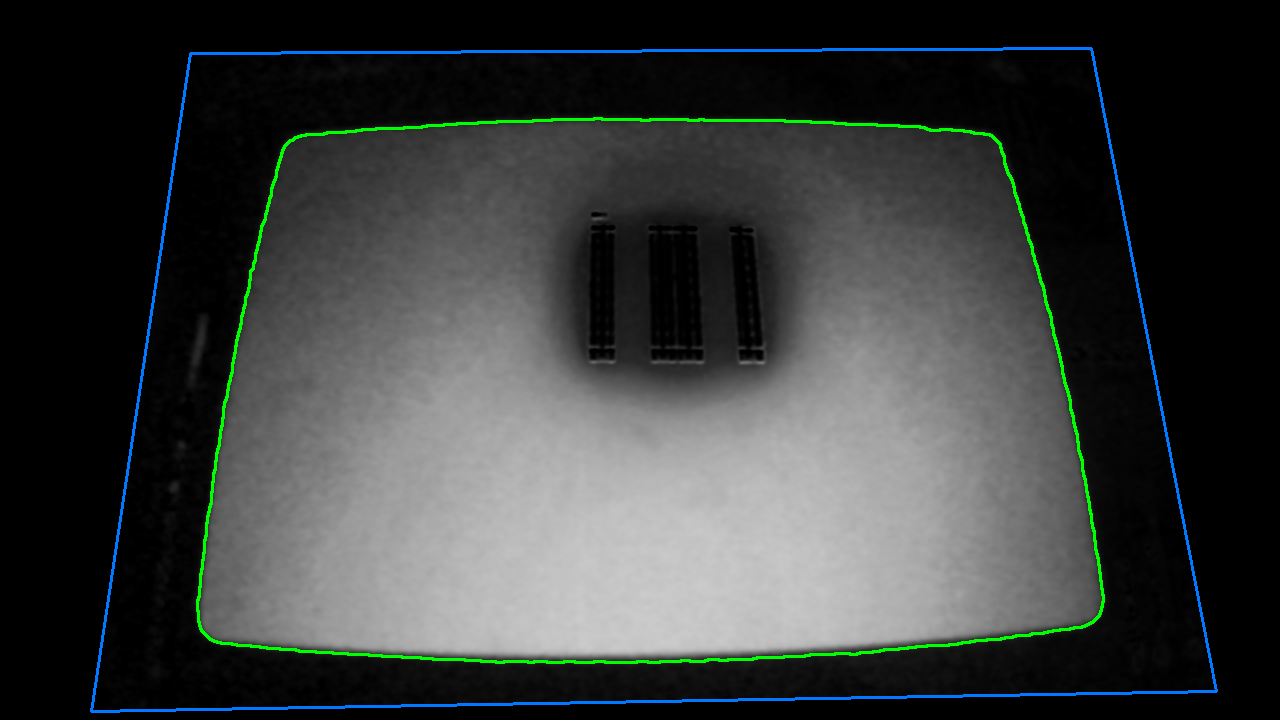
#> input picture People Manager/Low Fidelity/kalibratie_rand.png, 1280 x 720 px
$ python -i camera_bridge.py   (imports and definitions only)
#> lines starting #> are read from the running program, lines starting #| are printed output that depends on the picture; after the words box and inside, x2 and y2 are one past the last pixel; in counts of white or black regions, pixels touching at a corner belong together
import argparse
import asyncio
import json
import os
import sys
import threading
import time

import cv2
import numpy as np
import websockets

# ============================================================
# Configuration
# ============================================================
CAMERA_INDEX = 0
FRAME_WIDTH = 1280
FRAME_HEIGHT = 720
MIRROR_X = False          # True if left/right is swapped relative to the table
FLIP_Y = False            # True if top/bottom is swapped (camera mounted upside down)
SHOW_PREVIEW = True       # camera window + mask window for debugging

# Exposure: how much light the webcam collects. With automatic exposure the webcam
# brightens the image until the bright monitor and the chips clip to (almost) white,
# which destroys exactly the colors the detection needs. Manual exposure keeps them.
# Adjust live in the camera window with [ and ] (or - and +); the last values are
# saved in camera_settings.json and used on the next start.
EXPOSURE_AUTO = False     # True = let the webcam decide (old behavior)
EXPOSURE = -6             # Windows (DirectShow/MSMF): 2^EXPOSURE seconds; -6 = 1/64 s. Lower = darker
GAIN = 0                  # amplification; 0 = none (least noise). None = leave the webcam setting alone
BRIGHTNESS = 1.4          # fine adjustment in software (x1.0 .. x3.0, steps of 0.1 with , and .):
                          # between two exposure steps; safe because nothing is clipped at the sensor
SETTINGS_FILE = os.path.join(os.path.dirname(os.path.abspath(__file__)), "camera_settings.json")
CLIPPED_WARN = 0.05       # warn in the preview when more than 5% of the pixels are overexposed

HOST = "127.0.0.1"
PORT = 8765
SEND_HZ = 30              # maximum number of messages per second to the browser

# Original detection values for the white test object.
BRIGHTNESS_MIN = 200
SATURATION_MAX = 145
MIN_AREA = 3000
MAX_AREA = 150000
SOLIDITY_MIN = 0.70
# White blocks (a strip of paper): a wall in the game. People bump into it and walk
# around it, then continue in their own direction. Shape checks on the rotated rectangle,
# so a block may lie at any angle.
BLOCK_ASPECT_MAX = 8.0     # long side / short side
BLOCK_RECT_MIN = 0.75      # area / area of the rotated bounding rectangle (it must be rectangular)
BLOCK_CONTRAST_MIN = 40    # a block must be this much brighter (V, 0..255) than the screen right around it
BLOCK_CLIPPED_MAX = 0.30   # more overexposed pixels than this: a reflection of a lamp/window, not paper
CLIP_LEVEL = 245           # a pixel counts as overexposed from this value (some webcams top out below 255)
REFERENCE_DIFF_MIN = 35    # with a reference image (key B): a block must differ this much from the empty field
REFERENCE_FILE = os.path.join(os.path.dirname(os.path.abspath(__file__)), "camera_reference.png")

# Contours touching the edge of the camera frame are ignored.
# Cause of the "cursor stuck in a corner": a bright window, lamp, light wall or
# overexposed table edge at the frame border also passes the white filters and
# then wins as the largest candidate. An object on the table is fully in view.
REJECT_BORDER_TOUCHING = True
BORDER_MARGIN = 4         # pixels

# Detection profiles: one profile per color, each with one or more HSV ranges
# (OpenCV HSV: H 0..180, S 0..255, V 0..255).
# Phase 1 only uses the white test object. Colored LEGO profiles must be
# calibrated under your own lighting; the values below are only a starting
# point and are therefore disabled.
PROFILES = [
    {
        "color": "white",
        "ranges": [((0, 0, BRIGHTNESS_MIN), (180, SATURATION_MAX, 255))],
        "max_objects": 4,
    },
    # {"color": "red",    "ranges": [((0, 120, 70), (10, 255, 255)),
    #                                ((170, 120, 70), (180, 255, 255))], "max_objects": 4},
    # {"color": "blue",   "ranges": [((100, 120, 60), (130, 255, 255))], "max_objects": 4},
    # {"color": "yellow", "ranges": [((20, 120, 120), (35, 255, 255))], "max_objects": 4},
]

# Table -> canvas calibration (preparation for phase 2).
# None = the full camera frame is the play area.
# Otherwise four corner points in camera pixels, in this order:
# top-left, top-right, bottom-right, bottom-left (as on the canvas).
# Tip: click in the camera window; the pixel coordinates are printed in the terminal.
TABLE_CORNERS = None
# TABLE_CORNERS = [(212, 95), (1080, 102), (1105, 650), (190, 640)]

# ------------------------------------------------------------
# Physical chips (fiches)
# ------------------------------------------------------------
# Red chip with a yellow segment = "redirect": the yellow segment points in the new
# walking direction. Green chip = "split": splits the flow into two branches.
# HSV ranges measured on photos of the actual chips (red H 2-8, yellow H 19-28,
# green H 69-82) with margin. Click in the camera window to print the HSV value of
# a pixel and fine-tune these ranges for your own lighting.
CHIP_DETECTION = False
# ------------------------------------------------------------
# Zaklamp-pointer (rode cirkel, Wii-remote-stijl)
# ------------------------------------------------------------
# Eén ronde rode blob (LED, sticker, plastic schijf) stuurt de zaklamp in de
# zoekpuzzel. Geen geel segment nodig — anders dan de redirect-fiche.
# Klik in het cameravenster om HSV te tunen; de waarden hieronder zijn startpunten.
FLASHLIGHT_DETECTION = True
# Rood in OpenCV HSV — streng genoeg om huid/gezicht uit te sluiten, ruim genoeg
# voor een glanzend rood lippenstift-dopje. Huid heeft lage saturatie; plastic-rood niet.
# Klik in het cameravenster op het bolletje: terminal toont HSV=(h,s,v).
FLASH_RANGES = [
    ((0, 110, 70), (12, 255, 255)),     # fel rood (geen huid)
    ((168, 110, 70), (180, 255, 255)),  # diep rood
]
FLASH_MIN_RADIUS = 8       # px; klein dopje op afstand
FLASH_MAX_RADIUS = 70      # px; groter = hoofd/hand, geen dopje
FLASH_FILL_MIN = 0.45      # logo + glans laten gaten; niet te streng
FLASH_SURROUND_MAX = 0.35  # moet los staan van huid/achtergrond
FLASH_S_MEAN_MIN = 130     # gemiddelde saturatie in de cirkel: fel rood, geen huid
FLASH_TRACK_SMOOTH_S = 0.03
FLASH_HOLD_S = 0.35

# Red chip: first the whole warm chip (red, orange and yellow together) is found with
# low thresholds; then the yellow segment is the part that is clearly more yellow
# than the rest of that chip. This is relative, so it keeps working when the webcam
# makes the image darker, warmer (yellow turns orange) or less saturated.
WARM_RANGES = [((0, 0, 40), (40, 255, 255)), ((165, 0, 40), (180, 255, 255))]  # saturation: see below
# Minimum saturation of the warm chip, chosen per frame: the split (Otsu) between the
# vivid chip and duller warm surfaces such as wood, kept within these limits.
WARM_S_LIMITS = (40, 140)
RED_HUE_MAX = 16      # the red body (often orange-red under a webcam): hue at most this (OpenCV hue 0..180; 165..180 counts as just below 0)
HUE_GAP_MIN = 8       # the yellow segment must be at least this much more yellow than the body
GREEN_RANGES = [((55, 0, 40), (96, 255, 255))]  # wide: webcams shift green toward blue-green; saturation: see below
GREEN_S_LIMITS = (50, 140)  # per-frame minimum saturation of the green chip, like WARM_S_LIMITS

CHIP_MIN_RADIUS = 12       # px in the camera frame; print with --debug to tune
CHIP_MAX_RADIUS = 250      # px (a chip close to the camera is large)
CHIP_FILL_MIN = 0.60       # share of colored pixels inside the chip circle (rejects rings and outlines)
CHIP_SURROUND_MAX = 0.35   # max. share of the same color in the ring just outside the chip (rejects bars and areas)
RED_MIN_FRACTION = 0.35    # red share of the colored part of a red chip
YELLOW_FRACTION = (0.04, 0.55)  # yellow share of the colored part: present, but not the whole chip
GLARE_MAX = 0.75           # max. share of the chip hidden by glare (reflection on tape or plastic)
RED_VIVID_MIN = 0.25       # a red chip always shows at least this much truly vivid red, even with much glare
                           # (pale, light areas such as the cream tray cards do not)
HOLE_FILL_MAX = 0.50       # holes enclosed by a chip (glare, tape, printed text) are part of the chip,
                           # up to this share of its area; a thin ring (cursor ring) has a bigger hole
HULL_FILL_MIN = 0.35       # a blob bitten by glare at its edge is completed to its convex outline when it
                           # already fills this share of it
HULL_MIN_RADIUS = 20       # px; only chips this big get the glare completion (glare matters on big chips)
GLARE_BRIGHTNESS = 0.85    # glare is at least this bright relative to the chip color around it
CHIP_INSIDE_S_MIN = 60     # saturation limit used inside a found chip to split red and yellow
GLARE_S_MIN = 30           # glare on a chip keeps at least this much of its tint
GLARE_STREAK_MAX = 0.15    # a pure white glare streak is accepted up to this share of the chip
HULL_NEARLY_CONVEX = 0.90  # a blob filling this much of its convex outline is completed without further checks
CHIP_SIZE_RATIO_MIN = 0.6  # all chips are the same size: a circle much smaller than the biggest chip
                           # in view is a piece of a chip (or something else), not a chip
CHIP_SIZE_MEMORY_S = 30    # the chip size seen is remembered this long (also when no chip is in view)
CHIP_CLOSE_PX = 9          # closes gaps caused by reflections, tape and printed text
# Speed: once chips are known, detection runs on a reduced image that still gives the
# smallest known chip DETECT_RADIUS_PX pixels of radius. Without chips: full resolution.
DETECT_RADIUS_PX = 24
DETECT_SCALE_MIN = 0.35

# How many chips of each kind may be active at the same time (largest first).
CHIP_KINDS = {
    "redirect": {"color": "red", "max_objects": 4},
    "split": {"color": "green", "max_objects": 4},
}

# Stable recognition: a chip must be seen in a few consecutive frames before it
# counts, and stays active for a short while when it briefly disappears
# (hand over the chip, reflection), so it does not flicker in the game.
TRACK_CONFIRM_FRAMES = 3
TRACK_HOLD_S = 0.6           # seconds a confirmed chip survives without detection
TRACK_POS_SMOOTH_S = 0.05     # time constant of the position smoothing (seconds; lower = follows faster)
TRACK_HEADING_SMOOTH_S = 0.08 # time constant of the heading smoothing (seconds)

WINDOW_CAMERA = "People Manager - Camera"
WINDOW_MASK = "Detection Mask"


# ============================================================
# Camera capture in a dedicated thread
# ============================================================
class CameraReader:
    """Opens and reads the camera in one fixed thread.

    This keeps the asyncio loop free for the WebSocket, and processing always
    uses the newest frame (older frames are skipped, which avoids lag).
    """

    # [144 lines left out: functions __init__, start, _open, _run, request, _exposure_value and 4 more, not called in this run]

    @property
    def alive(self):
        return self._thread.is_alive() and self.error is None

    # [5 lines left out: function stop, not called in this run]


# ============================================================
# Detection (original white detection, extended to profiles)
# ============================================================
KERNEL_OPEN = np.ones((3, 3), np.uint8)
KERNEL_CLOSE = np.ones((5, 5), np.uint8)


def profile_mask(hsv, profile):
    mask = None
    for lower, upper in profile["ranges"]:
        m = cv2.inRange(hsv, np.array(lower, np.uint8), np.array(upper, np.uint8))
        mask = m if mask is None else cv2.bitwise_or(mask, m)
    mask = cv2.morphologyEx(mask, cv2.MORPH_OPEN, KERNEL_OPEN)
    mask = cv2.morphologyEx(mask, cv2.MORPH_CLOSE, KERNEL_CLOSE)
    return mask


def find_candidates(mask, rejected=None, context=None):
    """Same contour filters as the original detect_case(),
    plus a check against the frame border."""
    contours, _ = cv2.findContours(mask, cv2.RETR_EXTERNAL, cv2.CHAIN_APPROX_SIMPLE)
    mask_h, mask_w = mask.shape[:2]
    candidates = []
    for contour in contours:
        area = cv2.contourArea(contour)
        if not MIN_AREA <= area <= MAX_AREA:
            continue
        x, y, w, h = cv2.boundingRect(contour)
        if w == 0 or h == 0:
            continue
        hull_area = cv2.contourArea(cv2.convexHull(contour))
        if hull_area == 0:
            continue
        solidity = area / hull_area
        rect = cv2.minAreaRect(contour)
        pts = cv2.boxPoints(rect)
        e0, e1 = pts[1] - pts[0], pts[2] - pts[1]
        l0, l1 = float(np.hypot(*e0)), float(np.hypot(*e1))
        long_side, short_side = max(l0, l1), max(1.0, min(l0, l1))
        long_vec = e0 if l0 >= l1 else e1
        if long_side / short_side > BLOCK_ASPECT_MAX or solidity < SOLIDITY_MIN:
            continue
        if area / (long_side * short_side) < BLOCK_RECT_MIN:
            if rejected is not None:
                rejected.append({"box": (int(x), int(y), int(w), int(h)), "reason": "wit: geen rechthoek"})
            continue
        if REJECT_BORDER_TOUCHING and (
            x <= BORDER_MARGIN or y <= BORDER_MARGIN
            or x + w >= mask_w - BORDER_MARGIN or y + h >= mask_h - BORDER_MARGIN
        ):
            if rejected is not None:
                rejected.append({"box": (int(x), int(y), int(w), int(h)), "reason": "raakt rand"})
            continue

        # Centroid: more accurate than the bounding-box center
        # once a block lies at an angle.
        mom = cv2.moments(contour)
        if mom["m00"]:
            cx, cy = mom["m10"] / mom["m00"], mom["m01"] / mom["m00"]
        else:
            cx, cy = x + w / 2.0, y + h / 2.0

        if context is not None:
            why = _block_context_check(contour, (x, y, w, h), context)
            if why:
                if rejected is not None:
                    rejected.append({"box": (int(x), int(y), int(w), int(h)), "reason": f"wit: {why}"})
                continue

        # Orientation of the long side (0..180 degrees; a rectangle has no front or back).
        theta = float(np.degrees(np.arctan2(long_vec[1], long_vec[0])) % 180.0)
        rcx, rcy = rect[0]

        candidates.append({
            "box": (int(x), int(y), int(w), int(h)),
            "area": area,
            "center": (cx, cy),
            "angle": theta,
            "rect": (float(rcx), float(rcy), long_side, short_side, theta),
            "contour": contour,
        })
    return candidates


# [29 lines left out: function _block_context_check, not called in this run]


def detect_objects(frame, rejected=None, sensor=None, reference=None):
    """Returns (objects, combined mask), largest first per profile. `sensor` (the unprocessed
    camera image) and `reference` (V channel of the empty field) make the white-block checks
    stricter: contrast with the surroundings, no reflections, not part of the empty field."""
    hsv = cv2.cvtColor(frame, cv2.COLOR_BGR2HSV)
    context = None
    if sensor is not None:
        context = {"v": hsv[..., 2], "clipped": sensor.max(axis=2) >= CLIP_LEVEL,
                   "v_sensor": cv2.cvtColor(sensor, cv2.COLOR_BGR2HSV)[..., 2],
                   "ref": reference if reference is not None and reference.shape == sensor.shape[:2] else None}
    combined = None
    objects = []
    for profile in PROFILES:
        mask = profile_mask(hsv, profile)
        combined = mask if combined is None else cv2.bitwise_or(combined, mask)
        found = sorted(find_candidates(mask, rejected, context), key=lambda c: c["area"], reverse=True)
        for c in found[: profile.get("max_objects", 1)]:
            c["color"] = profile["color"]
            objects.append(c)
    return objects, combined


# ============================================================
# Chip detection (red chip with yellow direction segment, green chip)
# ============================================================
_scale = {"k": 1.0}  # processing scale of the current detect_chips call (pixel sizes scale with it)


def _px(v):
    return v * _scale["k"]


def _kernel_px(v):
    return max(3, int(round(v * _scale["k"])) | 1)  # odd kernel size, at least 3


# [194 lines left out: functions ranges_mask, _glare_like, _fill_holes, _hull_filled, _candidates, _largest_first and 3 more, not called in this run]


_warm_s = {"value": None}
_green_s = {"value": None}


# [17 lines left out: function _adaptive_saturation_min, not called in this run]


def _warm_saturation_min(hsv, warm_hue):
    return _adaptive_saturation_min(hsv, warm_hue, WARM_S_LIMITS, _warm_s)


# [136 lines left out: functions detect_chips, _detect_chips, not called in this run]


class ChipTracker:
    """Gives chips a stable id and smooths position and heading.

    A new chip is only reported after TRACK_CONFIRM_FRAMES detections; a chip that
    is briefly not detected is kept for TRACK_HOLD_S seconds ("held"). When a chip
    is lifted and put down elsewhere, the held track is reused, so the game sees
    one chip moving instead of an old and a new one."""

    # [5 lines left out: function __init__, not called in this run]

    @staticmethod
    def _unit(deg):
        return np.cos(np.radians(deg)), np.sin(np.radians(deg))

    # [72 lines left out: functions update, _apply, _out, not called in this run]


class BlockTracker:
    """Stable white blocks: same confirm/hold rules as the chips, smoothed rectangle
    (center, sides, orientation with 180-degree symmetry)."""

    def __init__(self):
        self.tracks = []
        self.next_id = 1

    # [138 lines left out: functions update, block_corners, detect_flashlight, _flashlight_circles, not called in this run]


class FlashlightTracker:
    """Stabiele tracking van de rode cirkel-pointer (sneller en korter vasthouden
    dan fiches, zodat de zaklamp soepel volgt)."""

    def __init__(self):
        self.track = None
        self.next_id = 1

    # [32 lines left out: function update, not called in this run]


# ============================================================
# Coordinates: camera pixels -> normalized play area (0..1)
# ============================================================
class Mapper:
    # [23 lines left out: functions __init__, raw, normalize, not called in this run]


exposure_text = {"value": ""}  # current exposure description, sent along to the game


# [74 lines left out: function build_payload, not called in this run]


# ============================================================
# WebSocket
# ============================================================
clients = set()
last_message = None
remote_keys = []          # keys sent by the game (the browser has focus, not the camera window)
remote_cal = []           # automatic screen calibration requests from the game
REMOTE_KEYS = "[]-=+,.bBaA"


# [43 lines not run here, left out]


# ============================================================
# Preview
# ============================================================
_last_hsv = {"img": None}


# [8 lines left out: function on_mouse, not called in this run]


DRAW_LIMIT = 100000  # px; OpenCV 5 rejects coordinates beyond 32 bits, and nothing that far away is visible anyway
_draw_warned = set()


# [96 lines left out: functions _ints, _box_ok, mask_preview, draw_chips, draw_flashlights, draw_blocks and 1 more, not called in this run]


_window_seen = False


# [11 lines left out: function window_closed, not called in this run]


# ============================================================
# Automatic screen calibration (key K in the game)
# ============================================================
# The game blacks out the playing field and shows one bright square at a time at a known
# position. The bridge finds that square as the difference with the black screen and reports
# its camera position. From many such points the game computes the exact camera -> screen
# mapping, including perspective and lens curvature.
CAL_SETTLE_S = 0.3       # minimum wait after a screen change (display + camera delay)
CAL_REF_S = 1.0          # the black reference is the darkest value per pixel over this period
CAL_STABLE = 3           # a marker counts when it is at the same spot in this many frames in a row
CAL_MOVED_PX = 20        # ... and not at the spot of the previous marker (the screen has not changed yet)
CAL_POINT_TIMEOUT_S = 4.0
CAL_DIFF_MIN = 35        # minimum brightness increase of the marker (0..255)


# [128 lines left out: functions measure_marker, load_reference, save_reference, load_exposure, save_exposure, describe_exposure and 2 more, not called in this run]


# ============================================================
# Main loop
# ============================================================
# [251 lines not run here, left out]


# [19 lines left out: function parse_args, not called in this run]


# [5 lines not run here, left out]

>>> import cv2
>>> picture = cv2.imread('../People Manager/Low Fidelity/kalibratie_rand.png')
#> picture is the input picture: shape (720, 1280, 3); mean B, G, R 58.6, 59.5, 55.8
>>> result = detect_objects(picture)
#> in detect_objects, `hsv = cv2.cvtColor(frame, cv2.COLOR_BGR2HSV)`: hsv: shape (720, 1280, 3); mean H, S, V 1.7, 5.1, 60.9
#> the loop in detect_objects, `for profile in PROFILES:` made 1 pass
#> pass 1, in detect_objects, `mask = profile_mask(hsv, profile)`:
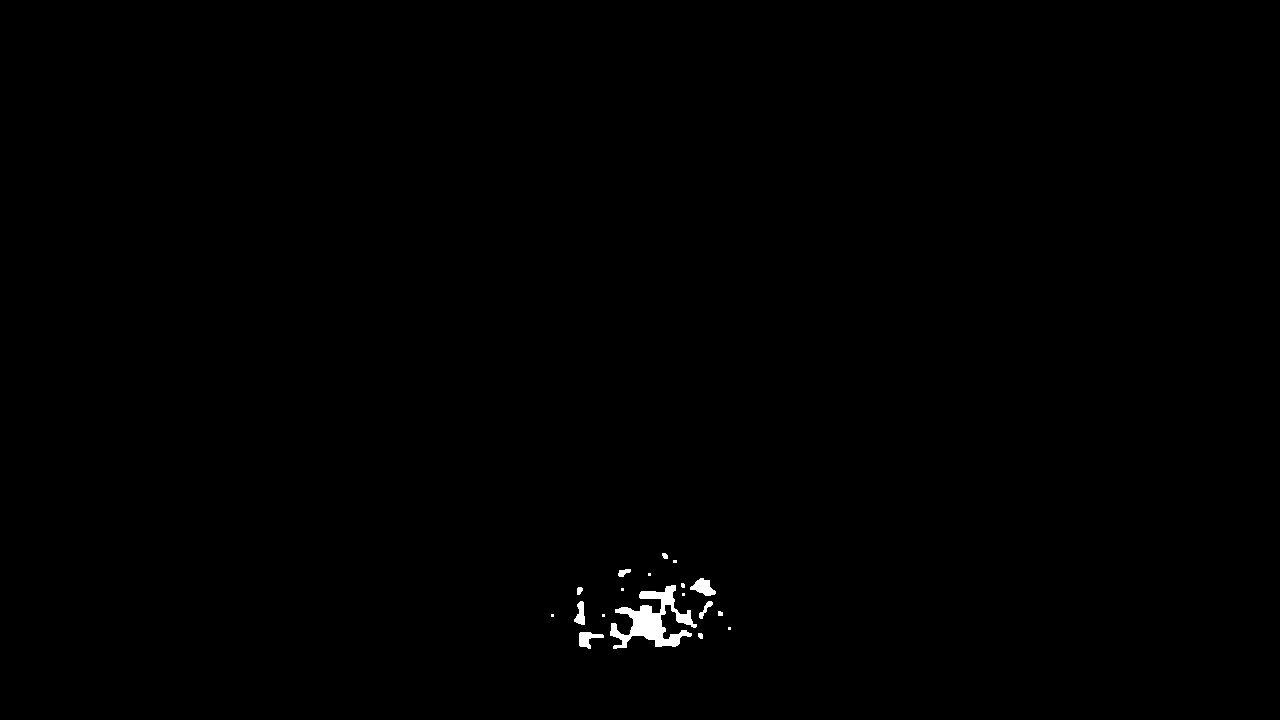
#> mask: shape (720, 1280); 0.35% white; 18 white regions (8 under 20 px), largest, box (x1, y1, x2, y2) and area: (610, 585, 697, 649) 2214, (690, 578, 716, 596) 269, (579, 632, 604, 649) 226
#> after the loop in detect_objects, `for profile in PROFILES:`: objects = []
